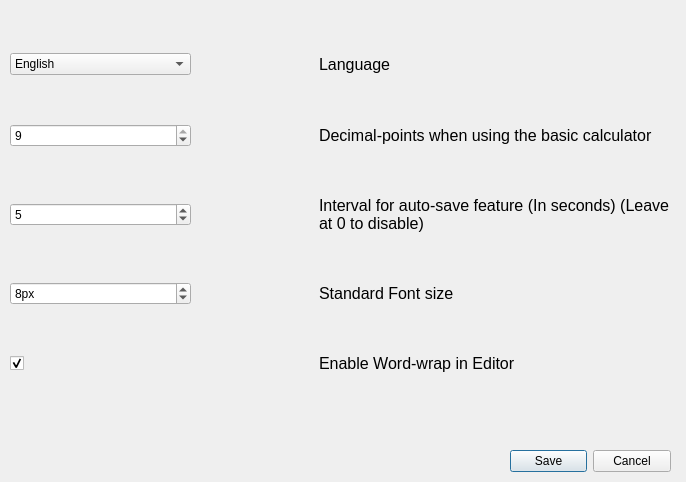
<?xml version="1.0" encoding="UTF-8"?>
<ui version="4.0">
 <class>Form</class>
 <widget class="QWidget" name="Form">
  <property name="geometry">
   <rect>
    <x>0</x>
    <y>0</y>
    <width>686</width>
    <height>482</height>
   </rect>
  </property>
  <property name="windowTitle">
   <string>Form</string>
  </property>
  <widget class="QWidget" name="gridLayoutWidget">
   <property name="geometry">
    <rect>
     <x>10</x>
     <y>10</y>
     <width>660</width>
     <height>411</height>
    </rect>
   </property>
   <layout class="QGridLayout" name="gridLayout">
    <property name="rightMargin">
     <number>0</number>
    </property>
    <property name="horizontalSpacing">
     <number>128</number>
    </property>
    <item row="2" column="1">
     <widget class="QLabel" name="intervalLabel">
      <property name="font">
       <font>
        <pointsize>12</pointsize>
       </font>
      </property>
      <property name="text">
       <string>Interval for auto-save feature (In seconds) (Leave at 0 to disable)</string>
      </property>
      <property name="wordWrap">
       <bool>true</bool>
      </property>
     </widget>
    </item>
    <item row="2" column="0">
     <widget class="QSpinBox" name="intervalSpinBox">
      <property name="maximum">
       <number>300</number>
      </property>
      <property name="value">
       <number>5</number>
      </property>
     </widget>
    </item>
    <item row="1" column="1">
     <widget class="QLabel" name="decLabel">
      <property name="font">
       <font>
        <pointsize>12</pointsize>
       </font>
      </property>
      <property name="text">
       <string>Decimal-points when using the basic calculator</string>
      </property>
     </widget>
    </item>
    <item row="0" column="0">
     <widget class="QComboBox" name="langComboBox">
      <item>
       <property name="text">
        <string>English</string>
       </property>
      </item>
      <item>
       <property name="text">
        <string>Deutsch</string>
       </property>
      </item>
     </widget>
    </item>
    <item row="0" column="1">
     <widget class="QLabel" name="langLabel">
      <property name="font">
       <font>
        <pointsize>12</pointsize>
       </font>
      </property>
      <property name="text">
       <string>Language</string>
      </property>
     </widget>
    </item>
    <item row="1" column="0">
     <widget class="QSpinBox" name="decSpinBox">
      <property name="minimum">
       <number>1</number>
      </property>
      <property name="maximum">
       <number>9</number>
      </property>
      <property name="value">
       <number>9</number>
      </property>
     </widget>
    </item>
    <item row="4" column="1">
     <widget class="QLabel" name="wrapLabel">
      <property name="font">
       <font>
        <pointsize>12</pointsize>
       </font>
      </property>
      <property name="text">
       <string>Enable Word-wrap in Editor</string>
      </property>
      <property name="wordWrap">
       <bool>true</bool>
      </property>
     </widget>
    </item>
    <item row="4" column="0">
     <widget class="QCheckBox" name="wordWrap">
      <property name="sizePolicy">
       <sizepolicy hsizetype="Minimum" vsizetype="Fixed">
        <horstretch>0</horstretch>
        <verstretch>0</verstretch>
       </sizepolicy>
      </property>
      <property name="text">
       <string/>
      </property>
      <property name="checked">
       <bool>true</bool>
      </property>
     </widget>
    </item>
    <item row="3" column="1">
     <widget class="QLabel" name="settingFontSizeLabel">
      <property name="font">
       <font>
        <pointsize>12</pointsize>
       </font>
      </property>
      <property name="text">
       <string>Standard Font size</string>
      </property>
      <property name="wordWrap">
       <bool>true</bool>
      </property>
     </widget>
    </item>
    <item row="3" column="0">
     <widget class="QSpinBox" name="spinBox">
      <property name="suffix">
       <string>px</string>
      </property>
      <property name="minimum">
       <number>1</number>
      </property>
      <property name="value">
       <number>8</number>
      </property>
     </widget>
    </item>
   </layout>
  </widget>
  <widget class="QDialogButtonBox" name="buttonBox">
   <property name="geometry">
    <rect>
     <x>510</x>
     <y>450</y>
     <width>161</width>
     <height>23</height>
    </rect>
   </property>
   <property name="standardButtons">
    <set>QDialogButtonBox::Cancel|QDialogButtonBox::Save</set>
   </property>
  </widget>
 </widget>
 <resources/>
 <connections/>
</ui>
